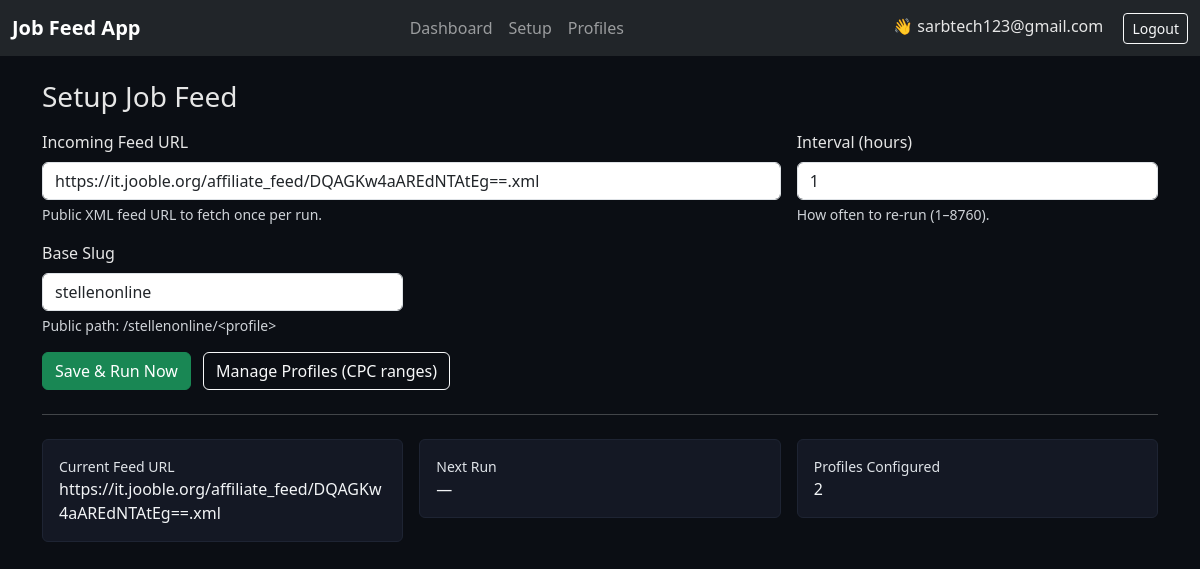
The page / (signed in) on the database its author committed.
### tables this page shows
CREATE TABLE users (
                id INTEGER PRIMARY KEY AUTOINCREMENT,
                email TEXT UNIQUE NOT NULL,
                password_hash TEXT NOT NULL,
                created_at TEXT
            );

CREATE TABLE settings (
                id INTEGER PRIMARY KEY CHECK (id=1),
                feed_url TEXT,
                interval INTEGER
            , base_slug TEXT);

### app.py (the view, shortened to what this page needs)
@app.route("/", methods=["GET", "POST"])
@login_required
def index():
    load_settings_into_config()
    return render_template("setup.html", config=CONFIG, title="Setup Job Feed", profiles=get_profiles(enabled_only=False))

### app.py (called while the page is built)
def to_float(val, default=0.0):
    try:
        if val is None: return default
        if isinstance(val, (int, float)): return float(val)
        s = str(val).strip()
        return float(s) if s else default
    except Exception:
        return default

def to_int(val, default=1):
    try:
        if val is None: return default
        s = str(val).strip()
        return int(s) if s else default
    except Exception:
        return default

def normalize_slug(s: str, default: str = "stellenonline") -> str:
    if not s:
        return default
    s = s.strip().lower()
    return "".join(ch for ch in s if ch.isalnum() or ch in "-_") or default

def load_settings_into_config():
    with sqlite3.connect(DB_FILE) as conn:
        c = conn.cursor()
        c.execute("SELECT feed_url, interval, base_slug FROM settings WHERE id=1")
        row = c.fetchone()
    if row:
        CONFIG["feed_url"] = (row[0] or None)
        CONFIG["interval"] = to_int(row[1], 1)
        CONFIG["base_slug"] = normalize_slug(row[2] or CONFIG["base_slug"])

def get_profiles(enabled_only=True) -> List[Tuple[str, float, Optional[float]]]:
    with sqlite3.connect(DB_FILE) as conn:
        c = conn.cursor()
        if enabled_only:
            c.execute("SELECT slug, cpc_min, cpc_max FROM profiles WHERE is_enabled=1 ORDER BY id")
        else:
            c.execute("SELECT slug, cpc_min, cpc_max FROM profiles ORDER BY id")
        rows = c.fetchall()
    out = []
    for slug, mn, mx in rows:
        out.append((slug, to_float(mn, 0.0), (to_float(mx, None) if mx is not None else None)))
    return out

@login_manager.user_loader
def load_user(user_id: str) -> Optional[User]:
    with sqlite3.connect(DB_FILE) as conn:
        c = conn.cursor()
        c.execute("SELECT id, email, password_hash FROM users WHERE id=?", (user_id,))
        row = c.fetchone()
        if row: return User(*row)
    return None

### templates/setup.html
{% extends "base.html" %}
{% block content %}
<h3 class="mb-3">Setup Job Feed</h3>
<form method="POST" novalidate>
  <div class="row g-3">
    <div class="col-md-8">
      <label class="form-label">Incoming Feed URL</label>
      <input
        name="feed_url"
        type="url"
        class="form-control"
        placeholder="https://example.com/jobs.xml"
        value="{{ config.feed_url or '' }}"
        required
      >
      <div class="form-text">Public XML feed URL to fetch once per run.</div>
    </div>
    <div class="col-md-4">
      <label class="form-label">Interval (hours)</label>
      <input
        name="interval"
        type="number"
        min="1"
        max="8760"
        class="form-control"
        value="{{ config.interval or 1 }}"
        required
      >
      <div class="form-text">How often to re-run (1–8760).</div>
    </div>
    <div class="col-md-4">
      <label class="form-label">Base Slug</label>
      <input
        name="base_slug"
        type="text"
        class="form-control"
        value="{{ config.base_slug or 'stellenonline' }}"
        placeholder="stellenonline"
      >
      <div class="form-text">Public path: /{{ config.base_slug or 'stellenonline' }}/&lt;profile&gt;</div>
    </div>
  </div>
  <button class="btn btn-success mt-3" type="submit">Save & Run Now</button>
  <a class="btn btn-outline-light mt-3 ms-2" href="{{ url_for('profiles') }}">Manage Profiles (CPC ranges)</a>
</form>
<hr class="my-4"/>
<div class="row g-3">
  <div class="col-md-4">
    <div class="card p-3">
      <div class="small text-muted">Current Feed URL</div>
      <div class="stat-value text-break">{{ config.feed_url or "—" }}</div>
    </div>
  </div>
  <div class="col-md-4">
    <div class="card p-3">
      <div class="small text-muted">Next Run</div>
      <div class="stat-value">{{ config.next_run or "—" }}</div>
    </div>
  </div>
  <div class="col-md-4">
    <div class="card p-3">
      <div class="small text-muted">Profiles Configured</div>
      <div class="stat-value">{{ profiles|length if profiles is defined else "—" }}</div>
    </div>
  </div>
</div>
{% endblock %}

### templates/base.html (shortened to what this page needs)
<!doctype html>
<html lang="en">
<head>
  <link href="https://cdn.jsdelivr.net/npm/bootstrap@5.3.3/dist/css/bootstrap.min.css" rel="stylesheet">
</head>
<body>
<nav class="navbar navbar-dark bg-dark">
  <div class="container-fluid">
    <a class="navbar-brand fw-bold" href="{{ url_for('dashboard') }}">Job Feed App</a>
    {% if current_user.is_authenticated %}
    <ul class="navbar-nav flex-row">
      <li class="nav-item me-3">
        <a class="nav-link" href="{{ url_for('dashboard') }}">Dashboard</a>
      </li>
      <li class="nav-item me-3">
        <a class="nav-link" href="{{ url_for('index') }}">Setup</a>
      </li>
      <li class="nav-item me-3"><a class="nav-link" href="{{ url_for('profiles') }}">Profiles</a></li>
    </ul>
    {% endif %}
    <div>
      {% if current_user.is_authenticated %}
        <span class="me-3">👋 {{ current_user.email }}</span>
        <a class="btn btn-outline-light btn-sm" href="{{ url_for('logout') }}">Logout</a>
      {% else %}
        <a class="btn btn-outline-light btn-sm" href="{{ url_for('login') }}">Login</a>
      {% endif %}
    </div>
  </div>
</nav>
<div class="container py-4">
  {% block content %}{% endblock %}
</div>
</body>
</html>

### templates/base.html (style rules this page uses)
body { background: #0b0e14; color: #e6e6e6; }
.card { background: #141824; border: 1px solid #1e2433; }
a { color: #61dafb; text-decoration: none; }
.card .text-muted, .text-muted { color: #c9ccd1 !important; }
.small.text-muted { color: #b0b3b8 !important; }
.card .text-muted, .text-muted, .card .form-text { color: #dfe3e8 !important; opacity: 1 !important; }
.card .stat-value, .card .fs-5, .card .fs-4, .card .fs-6 { color: #f2f4f6 !important; opacity: 1 !important; }
.form-control::placeholder { color: #b6bcc3 !important; opacity: 1 !important; }
.form-text { color: #cfd3d8 !important; opacity: 1 !important; }
.form-control::placeholder { color: #cfd3d8 !important; opacity: 1 !important; }
h3,.form-label { color: #e6e6e6 !important; }

### rows shown on the page
users: email "sarbtech123@gmail.com"
settings: feed_url "https://it.jooble.org/affiliate_feed/DQAGKw4aAREdNTAtEg==.xml", interval "1", base_slug "stellenonline"

### other values the page prints
{{ config.next_run or "—" }} "—"
{{ profiles|length if profiles is defined else "—" }} "2"
